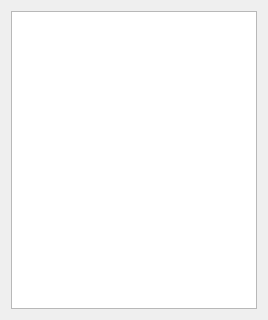
<?xml version="1.0" encoding="UTF-8"?>
<ui version="4.0">
 <class>ElementPickerWidget</class>
 <widget class="QWidget" name="ElementPickerWidget">
  <property name="geometry">
   <rect>
    <x>0</x>
    <y>0</y>
    <width>268</width>
    <height>320</height>
   </rect>
  </property>
  <property name="windowTitle">
   <string>Form</string>
  </property>
  <layout class="QVBoxLayout" name="verticalLayout">
   <item>
    <widget class="ElementListWidget" name="listWidget"/>
   </item>
  </layout>
 </widget>
 <customwidgets>
  <customwidget>
   <class>ElementListWidget</class>
   <extends>QListWidget</extends>
   <header>ui/util/elementlistwidget.h</header>
  </customwidget>
 </customwidgets>
 <resources/>
 <connections/>
</ui>
